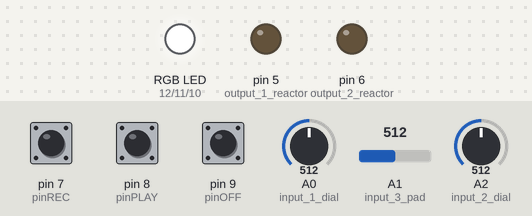
A sketch run on a simulated Arduino Leonardo, built with avr-gcc and run on an emulated ATmega32U4. Parts: an RGB LED mixed from three pins (HIGH = lit), output pins drawn as LEDs (lit = HIGH). The inputs (shaded band) are chosen by the test bench; at power-on: pin 8 (pinPLAY) HIGH, A0 (input_1_dial) = 512, pin 7 (pinREC) HIGH, A2 (input_2_dial) = 512, pin 9 (pinOFF) HIGH, A1 (input_3_pad) = 512.

Above: at 1.2 s.
1.3 s: pin 8 (pinPLAY) pulled LOW for 0.15 s
At 2.2 s:
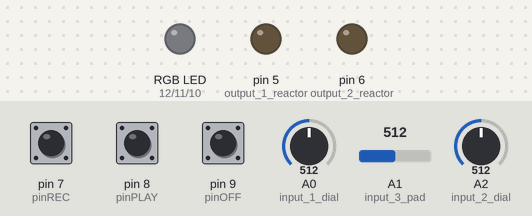
4.4 s: A0 (input_1_dial) set to 358
5.9 s: A0 (input_1_dial) set to 328
At 6.3 s:
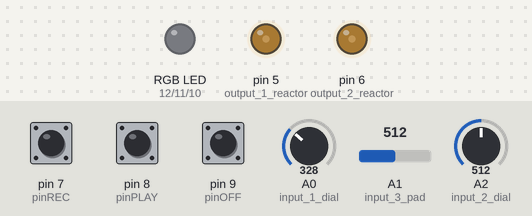
8.9 s: pin 7 (pinREC) pulled LOW for 0.15 s
At 9.8 s:
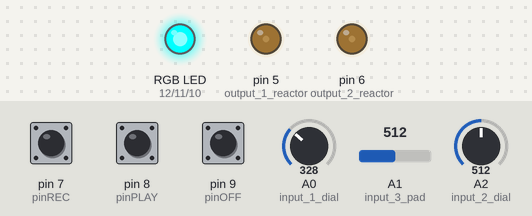
11.9 s: A2 (input_2_dial) set to 539
14.9 s: pin 9 (pinOFF) pulled LOW for 0.15 s
At 16.4 s:
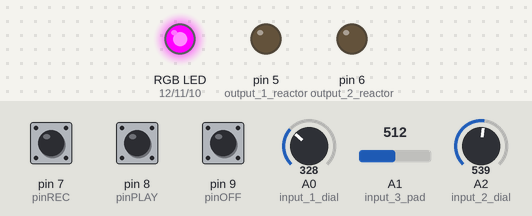
Timing chart, 0 to 17.5 s (numbered marks = the images above; inputs shaded):
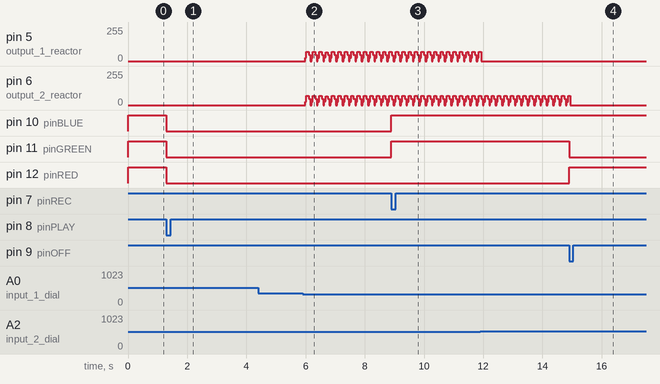

Measured:
- the behaviour switches between 347 and 346 on A0 (input_1_dial) (found by bisection; images 1 and 2)
- after the input at 1.3 s, pin 10 (pinBLUE), pin 11 (pinGREEN), pin 12 (pinRED): HIGH → LOW at once
- after the input at 8.9 s, pin 10 (pinBLUE), pin 11 (pinGREEN): LOW → HIGH at once
- after the input at 14.9 s, pin 11 (pinGREEN): HIGH → LOW at once; pin 12 (pinRED): LOW → HIGH at once

The sketch:

hbl_vib_240327a.ino
```cpp
/*

PURPOSE

The Haptic Bits Lab includes a library of shapes and actuators to facilitate somaesthetic design —
a process that allows designers to examine and improve on connections between sensation, feeling,
emotion, subjective understanding and values.

This program enables recording, and playback, of MIDI signal from a set of potentiometers and to
Haptic™ Hybrid Tough Type (HTT) reactors, model AFT14A903A with the corresponding circuitry defined
in the Haptic Bits Lab documentation.

The HTT's are designed to add feel to controls through quick response to an applied control signal,
generating vibrational forces with two responsance points at 320 and 160 Hz for vertical and
horizontal movement respectively. In layman terms, each high signal generates a movement. Applying
quick bursts of high signals will generate movement which can be represented as a waveform.
Changes in frequency of the high vis-a-vis low signal timings (while remaining dependant on the
current positioning and direction of the HTT when signal is applied) will generate different
vibrational patterns.

A pressure pad allows for rhythm creation by touch. While the pressure pad is registering touch,
A rotary potentiometer sets the frequency for the high signal in a range between the two resonance
frequencies. A second rotary potentiometer does the same for the freuqnecy of the low time between
each high signal. Thus, setting the two simultaneously in their highest or lowest settings should put
the HTT's close to one of their two resonance frequencies.

A rotary switch moves the current active mode between recording, off, and playback. An RGB LED
indicates the modes as red (record), off, and green (playback).

*/


// Pin definitions for I/O devices
#define input_1_dial A0 // Rotary potentiometer. Used for LOW state timing. Knob closest to pressure pad.
#define input_2_dial A2 // Rotary potentiometer. Used for HIGH state timing. Knob closest to mode switch.
#define input_3_pad A1 // Pressure pad potentiometer. Used for rhythm.
#define output_1_reactor 5 // Output port 1. J7 on the circuit board.
#define output_2_reactor 6 // Output port 2. J2 on the circuit board.

// Pin definitions for input rotary switch
#define pinREC 7 // Mode 1 (MIDI RECORD) where manual fader input is actuated and also sent to MIDI OUT.
#define pinOFF 9 // Mode 2 (MIDI OFF) where manual fader input is actuated only.
#define pinPLAY 8 // Mode 3 (MIDI PLAYBACK) where manual fader input is ignored, and MIDI IN values are actuated.

// Pin definitions for RGB LED
#define pinBLUE 10
#define pinGREEN 11
#define pinRED 12


// Variables
int lastKnownMode = 0;
int lastPotentiometer1 = 0;
int lastPotentiometer2 = 0;
int lastPressurePad = 0;
int pulseCounter = 0; // Used to track number of pulses while pulsating.
int playbackInit = 0; // Used to check if it's the first iteration of the playback code, so input values can be read once.
unsigned long previousMicros = 0; // Used to create time stamps while pulsating.
unsigned long durationSum = 0; // Used to measure total time spent on HIGH and LOW states while pulsating.
int rawPotentiometer1 = 0; // Readings from dial 1, 0-1023 range.
int rawPotentiometer2 = 0; // Readings from dial 2, 0-1023 range.
int rawPressurePad = 0; // Readings from pad, 0-1023 range.
int midiPotentiometer1 = 0; // Readings from dial 1 or MIDI in, converted to the 0-127 MIDI range.
int midiPotentiometer2 = 0; // Readings from dial 2 or MIDI in, converted to the 0-127 MIDI range.
int midiPressurePad = 0; // Readings from pad or MIDI in, converted to the 0-127 MIDI range.

//Constants
unsigned long cycleDuration = 50000; // Total time of one pulsation cycle, including 3 HIGH states, 3 LOW states, and a safety break to prevent over-oscillation.
const int cycleRepeats = 3; //Number of HIGH and LOW states each to process in one pulsating cycle.
const int pressureSensitivity = 6; // Pressure pad sensitivity threshold. May differ from board to board.
const int resonanceHorizontal = 1563; // The HTT horizontal movement resonance frequency.
const int resonanceVertical = 3125; // The HTT vertical movement resonance frequency.
const int deadZoneStart = 61; // Used to control output in the middle range of potentiometers.
const int deadZoneEnd = 65; // Used to control output in the middle range of potentiometers.
const int dial_1_CC = 22; // The control change number used for MIDI fader values.
const int dial_2_CC = 23; // The control change number used for MIDI fader values.
const int pad_CC = 24; // The control change number used for MIDI fader values.


// Pulsation states for vibration
enum State {
  HIGH_STATE,
  LOW_STATE,
  WAIT_STATE
};
State currentState = HIGH_STATE; // Ensures the state switcher can track states.
State previousState = WAIT_STATE; // Set to a different state to ensure proper initialization.


void setup() {
  pinMode(input_1_dial, INPUT); // Defining the potentiometer as input.
  pinMode(input_2_dial, INPUT); // Defining the potentiometer as input.
  pinMode(input_3_pad, INPUT); // Defining the pressure pad as input.
  pinMode(output_1_reactor, OUTPUT); // Defining the PWM pin for port #1 as output.
  pinMode(output_2_reactor, OUTPUT); // Defining the PWM pin for port #2 as output.

  // Configure rotary switch pins as input with internal pull-up resistors
  pinMode(pinREC, INPUT_PULLUP);
  pinMode(pinOFF, INPUT_PULLUP);
  pinMode(pinPLAY, INPUT_PULLUP);

  // Configure RGB LED pins as outputs
  pinMode(pinRED, OUTPUT);
  pinMode(pinGREEN, OUTPUT);
  pinMode(pinBLUE, OUTPUT);

  // Turn off all colors initially (common anode means HIGH turns off the LED)
  digitalWrite(pinRED, HIGH);
  digitalWrite(pinGREEN, HIGH);
  digitalWrite(pinBLUE, HIGH);

  // Initiate serial TX/RX both for monitoring and MIDI.
  Serial1.begin(31250); // Set the baud rate
  Serial.begin(9600);
}


// Sends MIDI CC message via MIDI out
void sendCC(byte channel, byte CC, byte range) {

  // Convert the values from the input devices to MIDI and write to the hardware serial port.
  Serial1.write (0xB0 | (channel-1)); // Channel number (Subtraction adjusts channel for 1-16 MIDI)
  Serial1.write(CC); // CC number
  Serial1.write(range); // Range number

  /*
  // Send values to the USB serial port (only for debugging purposes)
  Serial.print("Record on Channel ");
  Serial.print(channel);
  Serial.print(", Control Number: ");
  Serial.print(CC);
  Serial.print(", Control Value: ");
  Serial.println(range);
  */

}


// Receives MIDI CC messages via MIDI in
void processMIDIByte(byte midiByte) {

  // Check if an incoming message in the hardware serial port's buffer is a Control Change message (status byte: 0xB0)
  if ((midiByte & 0xF0) == 0xB0) {
    byte channel = midiByte & 0x0F; // Extract MIDI channel
    byte controlNumber = Serial1.read(); // Read the control number
    byte controlValue = Serial1.read(); // Read the control value

    // Process the Control Change message with 'channel', 'controlNumber', and 'controlValue'. Ignore messages out of range due to any USB bit/byte errors.
    if (channel == 0 && controlNumber == dial_1_CC && controlValue <= 127) {
      midiPotentiometer1 = controlValue;
      } else if (channel == 0 && controlNumber == dial_2_CC && controlValue <= 127) {
        midiPotentiometer2 = controlValue;
      } else if (channel == 0 && controlNumber == pad_CC && controlValue <= 127) {
        midiPressurePad = controlValue;
    }

  /*
  // Send values to the USB serial port (only for debugging purposes)
  Serial.print("Playback on Channel ");
  Serial.print(channel + 1); // MIDI channels are 1-indexed
  Serial.print(", Control Number: ");
  Serial.print(controlNumber);
  Serial.print(", Control Value: ");
  Serial.println(controlValue);
  */

  }
}


// Generate pulses (when applicable) to the vibration motors.
void pulseFunction(int midi_pot_pulses, int midi_pot_channels) {
  unsigned long currentMicros = micros();
    static unsigned long pulseDuration = 0;
    static unsigned long restDuration = 0;

    // Check for state change and handle the entry actions
    if (currentState != previousState) {
        previousMicros = currentMicros; // Reset the timer at each state entry
        if (currentState == HIGH_STATE) {
            pulseDuration = map(midi_pot_pulses, 0, 127, resonanceHorizontal, resonanceVertical);
          if (midi_pot_channels <= deadZoneStart) {
            digitalWrite(output_1_reactor, HIGH);
            digitalWrite(output_2_reactor, LOW);
          } else if (midi_pot_channels > deadZoneStart && midi_pot_channels < deadZoneEnd) {
            digitalWrite(output_1_reactor, HIGH);
            digitalWrite(output_2_reactor, HIGH);
          } else if (midi_pot_channels >= deadZoneEnd) {
            digitalWrite(output_1_reactor, LOW);
            digitalWrite(output_2_reactor, HIGH);
          }

        } else if (currentState == LOW_STATE) {
            restDuration = map(midi_pot_pulses, 0, 127, resonanceHorizontal, resonanceVertical);
            digitalWrite(output_1_reactor, LOW);
            digitalWrite(output_2_reactor, LOW);
        }
        previousState = currentState; // Update previousState for the next iteration
    }

    // Handle state-specific timing and transitions
    switch (currentState) {
        case HIGH_STATE:
            if (currentMicros - previousMicros >= pulseDuration) {
                durationSum += currentMicros - previousMicros; // Accumulate the HIGH state duration
                currentState = LOW_STATE; // Transition to LOW_STATE
            }
            break;

        case LOW_STATE:
            if (currentMicros - previousMicros >= restDuration) {
                durationSum += currentMicros - previousMicros; // Accumulate the LOW state duration
                pulseCounter++; // Increment the number of completed HIGH/LOW cycles
                if (pulseCounter >= cycleRepeats) {
                    currentState = WAIT_STATE; // Transition to WAIT_STATE after 3 cycles
                } else {
                    currentState = HIGH_STATE; // Otherwise, go back to HIGH_STATE
                }
            }
            break;

        case WAIT_STATE:
            if (currentMicros - previousMicros >= (cycleDuration - durationSum)) {
                // Do whatever is needed when the wait is over, possibly reset for the next cycle
                pulseCounter = 0; // Reset the pulse counter for the next cycle
                durationSum = 0; // Reset the duration sum for the next cycle
                currentState = HIGH_STATE; // Start the cycle over again
            }
            break;
    }
}


// Resets all states for consistent pulses after mode switching.
void resetStateMachine() {
    currentState = HIGH_STATE;
    previousState = WAIT_STATE; // Set to a different state to ensure proper initialization
    previousMicros = 0; // Reset the time reference
    durationSum = 0; // Reset the sum of durations
    pulseCounter = 0; // Reset the pulse counter
    // Reset any outputs or other variables if needed
    digitalWrite(output_1_reactor, LOW);
    digitalWrite(output_2_reactor, LOW);
}


void loop() {

  // Check rotary switch values to determine current mode.
  bool mode1 = digitalRead(pinREC);
  bool mode2 = digitalRead(pinPLAY);
  bool mode3 = digitalRead(pinOFF);

  // Check if MIDI REC pin is LOW and the last known mode was not already the same.
  if(mode1 == LOW && lastKnownMode != 1) {
    lastKnownMode = 1;
    playbackInit = 0;
    midiPressurePad = 0;
    rawPotentiometer1 = 0;
    midiPotentiometer2 = 0;
    digitalWrite(pinBLUE, HIGH);
    digitalWrite(pinGREEN, HIGH);
    digitalWrite(pinRED, LOW);
  }
  // Check if MIDI OFF pin is LOW and the last known mode was not already the same.
  if(mode2 == LOW && lastKnownMode != 2) {
    lastKnownMode = 2;
    playbackInit = 0;
    midiPressurePad = 0;
    rawPotentiometer1 = 0;
    midiPotentiometer2 = 0;
    digitalWrite(pinBLUE, LOW);
    digitalWrite(pinGREEN, LOW);
    digitalWrite(pinRED, LOW);
  }
  // Check if MIDI PLAY pin is LOW and the last known mode was not already the same.
  if(mode3 == LOW && lastKnownMode != 3) {
    lastKnownMode = 3;
    playbackInit = 1;
    midiPressurePad = 0;
    rawPotentiometer1 = 0;
    midiPotentiometer2 = 0;
    digitalWrite(pinBLUE, HIGH);
    digitalWrite(pinGREEN, LOW);
    digitalWrite(pinRED, HIGH);
  }


  // LOGIC DURING MIDI REC

  if (lastKnownMode == 1) {

    // Pressure pad input
    rawPressurePad = analogRead(input_3_pad); // Read the pressure pad
    midiPressurePad = map(rawPressurePad, 0, 1023, 0, 127); // Map to 0-127 for MIDI
    byte bytePressurePad = midiPressurePad; // Map the 10-bit value to 8-bit
    if (bytePressurePad != lastPressurePad) {
      sendCC(1, pad_CC, bytePressurePad); // Send to channel and CC#
      lastPressurePad = bytePressurePad; // Update the last value
    }

    // Potentiometer 1 input
    rawPotentiometer1 = analogRead(input_1_dial); // Read potentiometer
    midiPotentiometer1 = map(rawPotentiometer1, 0, 1023, 127, 0); // Map to 0-127 (inverted) for MIDI
    byte bytePotentiometer1 = midiPotentiometer1; // Map the 10-bit value to 8-bit
    if (bytePotentiometer1 != lastPotentiometer1) {
      sendCC(1, dial_1_CC, bytePotentiometer1); // Send to channel and CC#
      lastPotentiometer1 = bytePotentiometer1; // Update the last value
    }

    // Potentiometer 2 input
    rawPotentiometer2 = analogRead(input_2_dial); // Read potentiometer
    midiPotentiometer2 = map(rawPotentiometer2, 0, 1023, 0, 127);
    byte bytePotentiometer2 = midiPotentiometer2; // Map the 10-bit value to 8-bit
    if (bytePotentiometer2 != lastPotentiometer2) {
      sendCC(1, dial_2_CC, bytePotentiometer2); // Send to channel and CC#
      lastPotentiometer2 = bytePotentiometer2; // Update the last value
    }

    // Run if pressure above the tolerance level is being applied to the pressure pad
    if (midiPressurePad >= pressureSensitivity) {
      pulseFunction(midiPotentiometer1, midiPotentiometer2);
    } else resetStateMachine();
  }


  //LOGIC DURING MIDI OFF

  if (lastKnownMode == 2) {

    // Pressure pad input
    rawPressurePad = analogRead(input_3_pad); // Read the pressure pad
    midiPressurePad = map(rawPressurePad, 0, 1023, 0, 127); // Map to 0-127 for MIDI

    // Potentiometer 1 input
    rawPotentiometer1 = analogRead(input_1_dial); // Read potentiometer
    midiPotentiometer1 = map(rawPotentiometer1, 0, 1023, 127, 0); // Map to 0-127 (inverted) for MIDI

    // Potentiometer 2 input
    rawPotentiometer2 = analogRead(input_2_dial); // Read potentiometer
    midiPotentiometer2 = map(rawPotentiometer2, 0, 1023, 0, 127);

    // Run if pressure above the tolerance level is being applied to the pressure pad
    if (midiPressurePad >= pressureSensitivity) {
      pulseFunction(midiPotentiometer1, midiPotentiometer2);
    } else resetStateMachine();

  }


  //LOGIC DURING MIDI PLAY

  if (lastKnownMode == 3) {

    // Recording will only pick up on changes to control values. Check if this is the first iteration of playback mode, and if so, check input sensor current values.
    if (playbackInit == 1) {

      // Potentiometer 1 input
      rawPotentiometer1 = analogRead(input_1_dial); // Read potentiometer
      midiPotentiometer1 = map(rawPotentiometer1, 0, 1023, 127, 0); // Map to 0-127 (inverted) for MIDI

      // Potentiometer 2 input
      rawPotentiometer2 = analogRead(input_2_dial); // Read potentiometer
      midiPotentiometer2 = map(rawPotentiometer2, 0, 1023, 0, 127);

      /*
      // Send values to the USB serial port (only for debugging purposes)
      Serial.print("Playback on Channel ");
      Serial.print(1); // MIDI channels are 1-indexed
      Serial.print(", Control Number: ");
      Serial.print(dial_1_CC);
      Serial.print(", Control Value: ");
      Serial.println(midiPotentiometer1);
      Serial.print("Playback on Channel ");
      Serial.print(1); // MIDI channels are 1-indexed
      Serial.print(", Control Number: ");
      Serial.print(dial_2_CC);
      Serial.print(", Control Value: ");
      Serial.println(midiPotentiometer2);
      */

      // Reset variable so this reading is only done once at initialization of playback mode.
      playbackInit = 0;

    }


    // Use a for loop to check at least 3 MIDI messages. Check if there are at least 3 bytes (full message) available before processing.
    for (int i = 0; i < 3; i++) {
      if (Serial1.available() >= 3) {
        byte midiByte = Serial1.read();
        // Process the received MIDI byte
        processMIDIByte(midiByte);
      }
      // Clear the serial buffer to avoid duplicate readings.
      while (Serial.available() > 0) {
        byte trash = Serial.read(); // Read and discard any remaining bytes in the buffer
      }
    }


    // Run if pressure above the tolerance level is being applied to the pressure pad
    if (midiPressurePad >= pressureSensitivity) {
      pulseFunction(midiPotentiometer1, midiPotentiometer2);
    } else resetStateMachine();

  }

}
```
